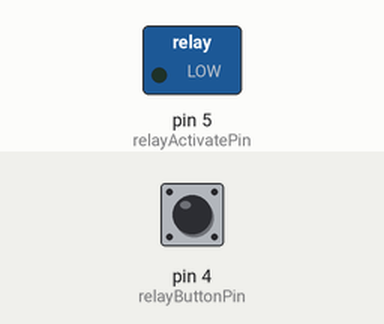
The sketch below on a simulated Arduino Uno, built with avr-gcc and run on an emulated ATmega328P. Parts: switched loads named in the sketch (green lamp = pin HIGH). The test bench sets the inputs (shaded band); at power-on: pin 4 (relayButtonPin) LOW. What the sketch prints to the serial monitor is not drawn.

Above: at 1.2 s.
1.3 s: pin 4 (relayButtonPin) pulled HIGH for 0.15 s
At 2.0 s:
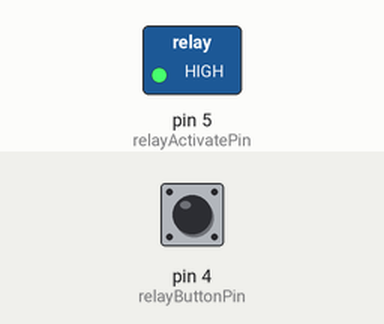
2.9 s: pin 4 (relayButtonPin) pulled HIGH for 1 s
At 4.4 s:
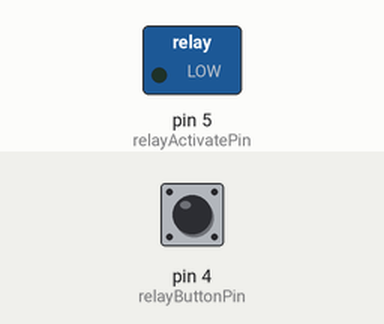
5.4 s: pin 4 (relayButtonPin) pulled HIGH for 3.2 s
At 9.1 s:
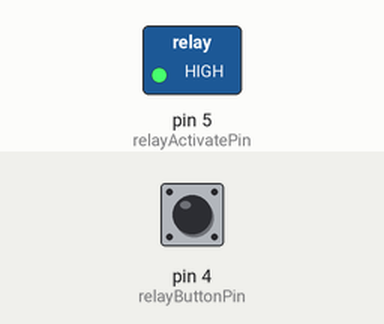
Timing chart, 0 to 10.6 s (numbered marks = the images above; inputs shaded):
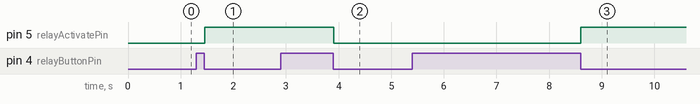

The sketch:

RelayButtonTest.ino
```cpp
int relayButtonPin = 4;
int relayActivatePin = 5;

boolean toggleState = false;
boolean newState = false;
boolean prevState = false;

void setup()
{
  pinMode(relayButtonPin, INPUT);
  pinMode(relayActivatePin, OUTPUT);
  Serial.begin(9600);
}
void loop()
{
  newState = digitalRead(relayButtonPin);
  if((newState != prevState) and (newState == LOW))
  {
      // button has been pressed
      toggleState = !toggleState;
  }
  prevState = newState;
  Serial.println(toggleState);

  if (toggleState == true) {
    digitalWrite(relayActivatePin, HIGH);
  } else {
    digitalWrite(relayActivatePin, LOW);
  }

}
```

Measured:
- after the input at 1.3 s, pin 5 (relayActivatePin): LOW → HIGH after 0.16 s
- after the input at 2.9 s, pin 5 (relayActivatePin): HIGH → LOW after 1.0 s
- after the input at 5.4 s, pin 5 (relayActivatePin): LOW → HIGH after 3.2 s
